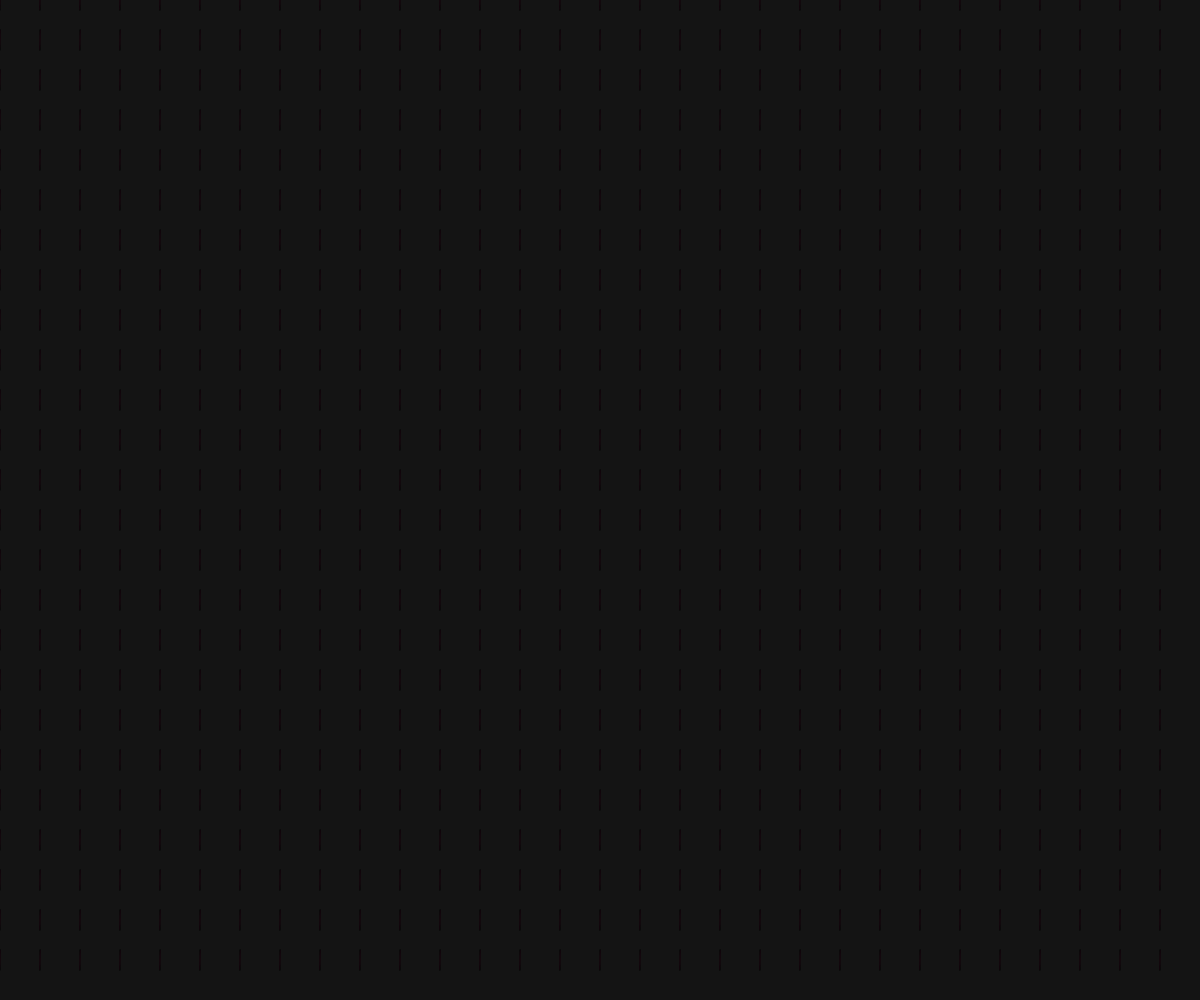
Frame 1 (no input)
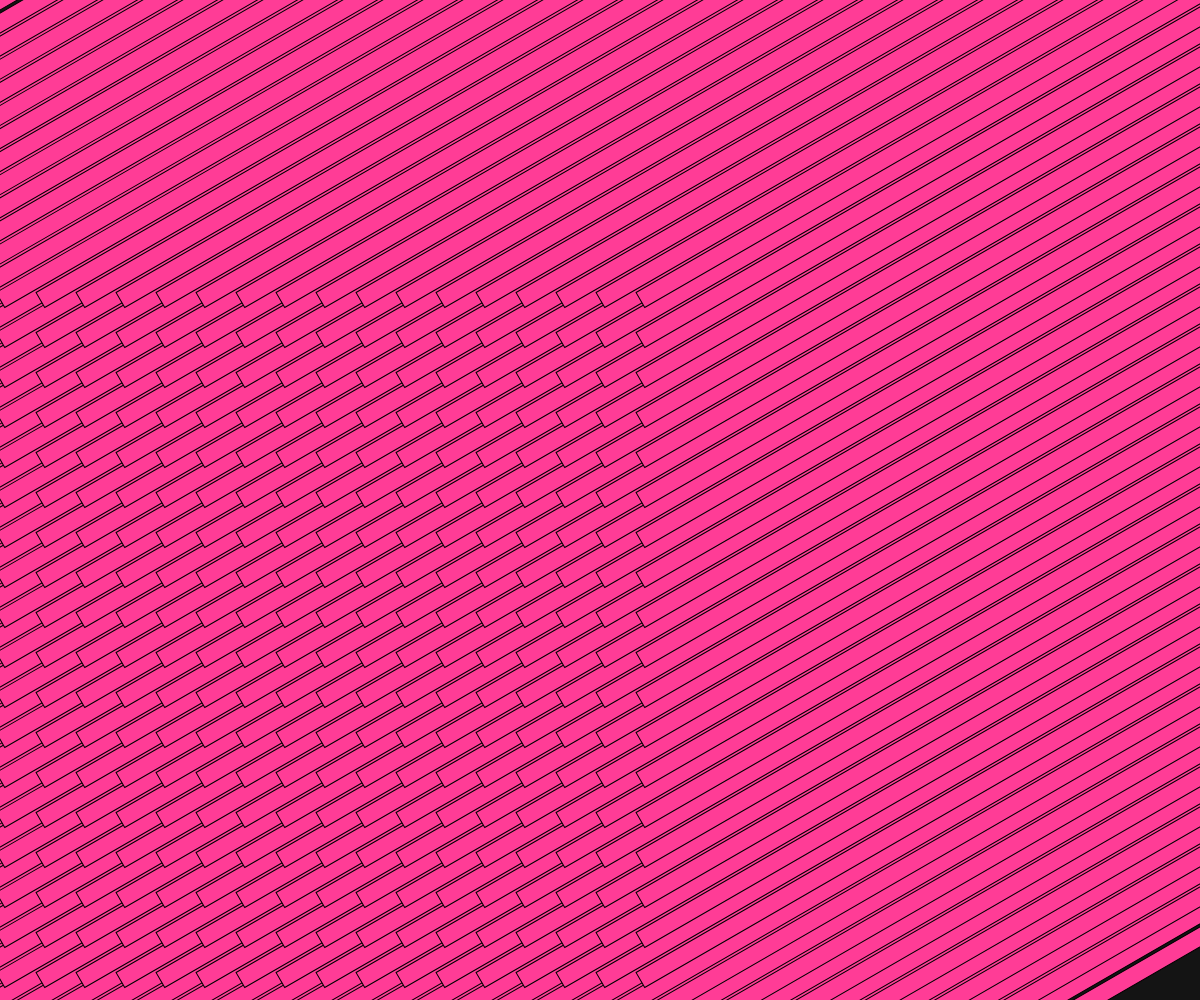
Frame 60 (no input)
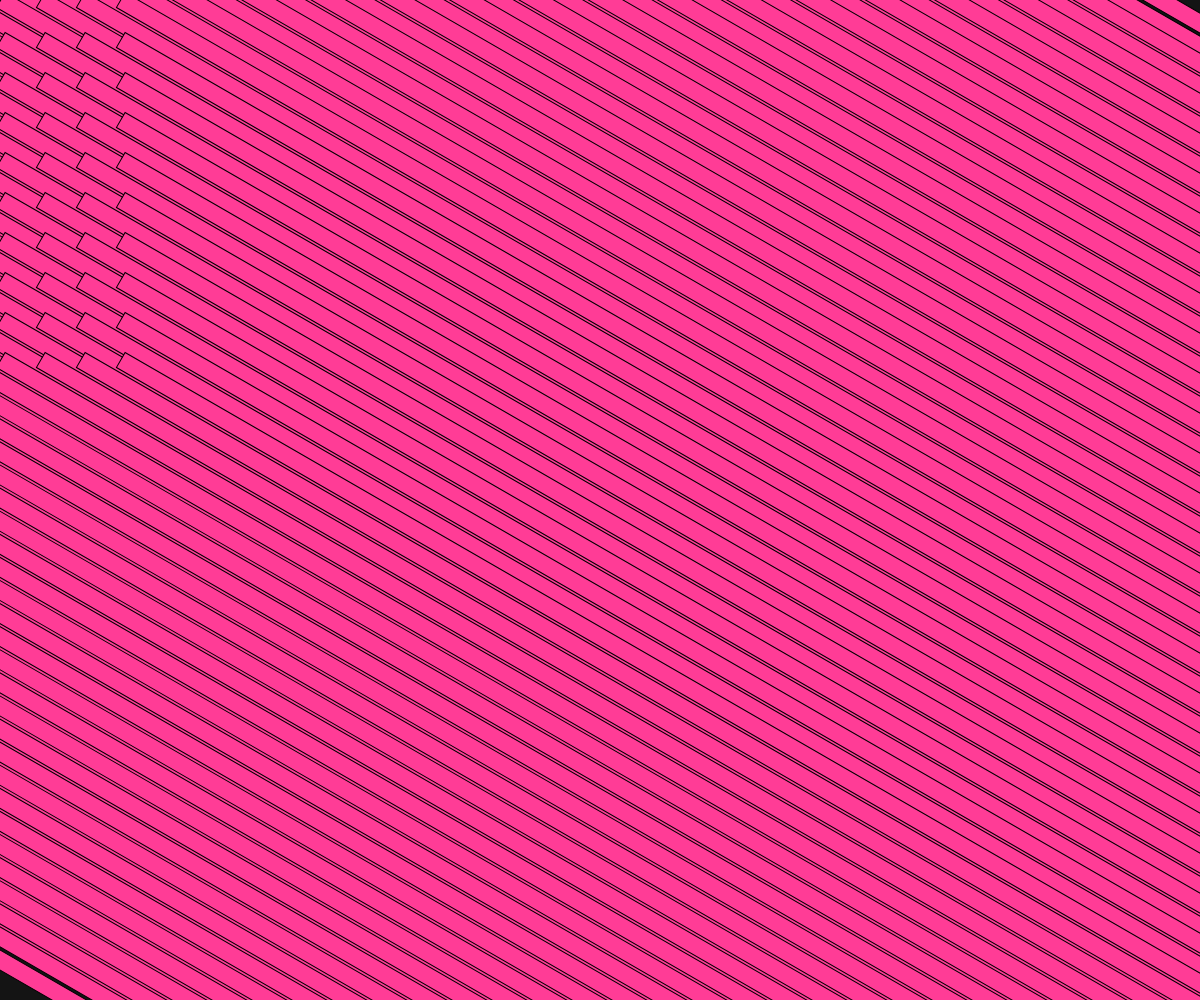
Frame 120 (the mouse pressed at the canvas centre since frame 60)

The p5.js sketch that drew these frames (run headless with seeded random() and noise() and a simulated clock; from frame 60 on, the mouse is pressed at the canvas centre):

// p5.js sketch
// ── sketch.js
let x,xy,size;
function setup() {
  frameRate(60);
  createCanvas(innerWidth, innerHeight);
  
  size = 40;
  rectMode(CENTER);
  angleMode(DEGREES);
}

function draw() {
  background(20);
  // create grid squares
  for(let i = 0; i <width; i = i+size){
    for(let j = 0; j <height; j = j+size){
      fill(255,60,150);
      
      push();
        translate(i,j);
        rotate(frameCount);
        rect(0,0,size/2*sin(frameCount),size/2*(frameCount));
      pop(
      )
    }
}
}
